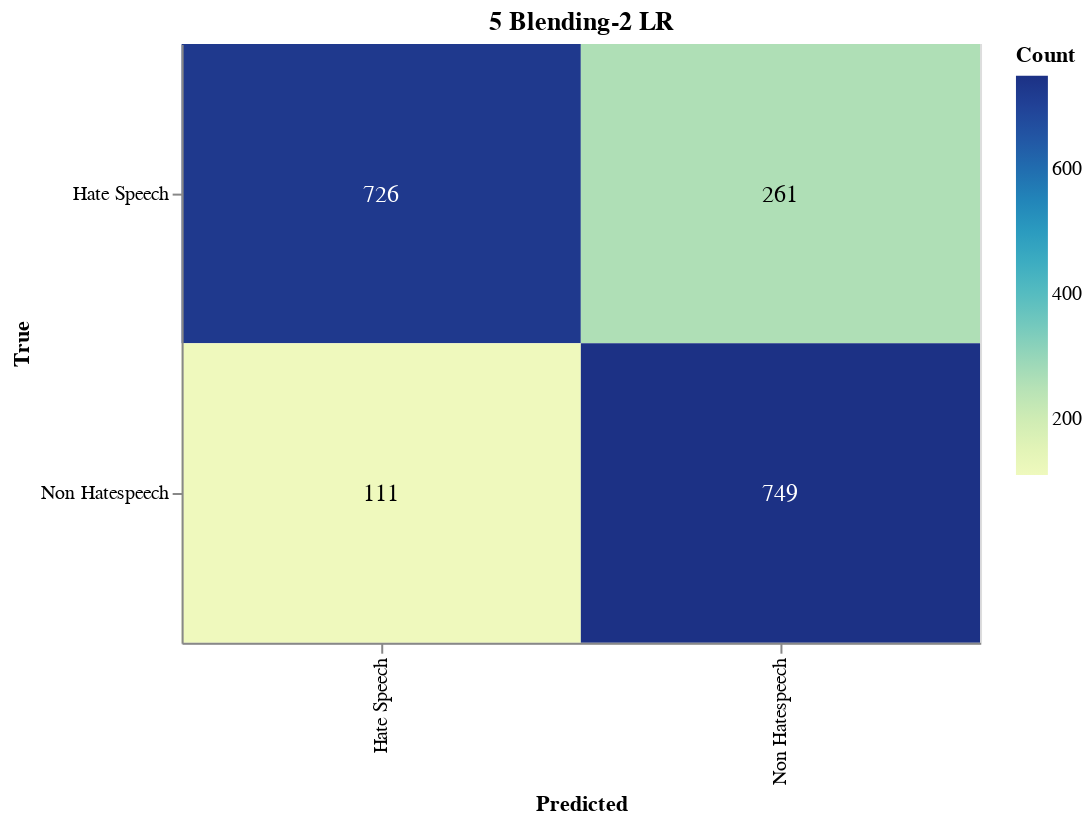

The notebook cell this image was saved under:
### Markdown cell above
#### Save Confusion Matrix

### Code cell
import altair as alt
import altair_saver
import pandas as pd
from sklearn.metrics import confusion_matrix

# Calculate the confusion matrix
cm = confusion_matrix(true_labels, adjusted_predictions)

# Define class names
class_names = ['Hate Speech', 'Non Hatespeech']

# Convert confusion matrix to DataFrame
cm_df = pd.DataFrame(cm, index=class_names, columns=class_names).reset_index().melt(id_vars='index')
cm_df.columns = ['True', 'Predicted', 'Count']

# Ensure the order of categories
cm_df['True'] = pd.Categorical(cm_df['True'], categories=class_names, ordered=True)
cm_df['Predicted'] = pd.Categorical(cm_df['Predicted'], categories=class_names, ordered=True)

# Create the Altair plot
heatmap = alt.Chart(cm_df).mark_rect().encode(
    x=alt.X('Predicted:O', sort=class_names),
    y=alt.Y('True:O', sort=class_names),
    color='Count:Q',
    tooltip=['True', 'Predicted', 'Count']
).properties(
    width=400,
    height=300,
    title='5 Blending-2 LR'
)

# Add text labels
text = heatmap.mark_text(
    align='center',
    baseline='middle',
    fontSize=12
).encode(
    text='Count:Q',
    color=alt.condition(
        alt.datum.Count > cm.max() / 2,
        alt.value('white'),
        alt.value('black')
    )
)

# Combine heatmap and text
final_chart = heatmap + text

# Display the plot
final_chart.show()

### Figure 1 — Vega-Lite specification as saved in the notebook (floating-point values rounded to 4 significant figures)
{"config": {"view": {"continuousWidth": 300, "continuousHeight": 300}}, "layer": [{"mark": {"type": "rect"}, "encoding": {"color": {"field": "Count", "type": "quantitative"}, "tooltip": [{"field": "True", "type": "ordinal"}, {"field": "Predicted", "type": "ordinal"}, {"field": "Count", "type": "quantitative"}], "x": {"field": "Predicted", "sort": ["Hate Speech", "Non Hatespeech"], "type": "ordinal"}, "y": {"field": "True", "sort": ["Hate Speech", "Non Hatespeech"], "type": "ordinal"}}, "title": "5 Blending-2 LR"}, {"mark": {"type": "text", "align": "center", "baseline": "middle", "fontSize": 12}, "encoding": {"color": {"condition": {"test": "(datum.Count > 374.5)", "value": "white"}, "value": "black"}, "text": {"field": "Count", "type": "quantitative"}, "tooltip": [{"field": "True", "type": "ordinal"}, {"field": "Predicted", "type": "ordinal"}, {"field": "Count", "type": "quantitative"}], "x": {"field": "Predicted", "sort": ["Hate Speech", "Non Hatespeech"], "type": "ordinal"}, "y": {"field": "True", "sort": ["Hate Speech", "Non Hatespeech"], "type": "ordinal"}}, "title": "5 Blending-2 LR"}], "data": {"name": "data-e0911c583cc6f12378e846114deb1e8b"}, "height": 300, "width": 400, "$schema": "https://vega.github.io/schema/vega-lite/v5.17.0.json", "datasets": {"data-e0911c583cc6f12378e846114deb1e8b": [{"True": "Hate Speech", "Predicted": "Hate Speech", "Count": 726}, {"True": "Non Hatespeech", "Predicted": "Hate Speech", "Count": 111}, {"True": "Hate Speech", "Predicted": "Non Hatespeech", "Count": 261}, {"True": "Non Hatespeech", "Predicted": "Non Hatespeech", "Count": 749}]}}
